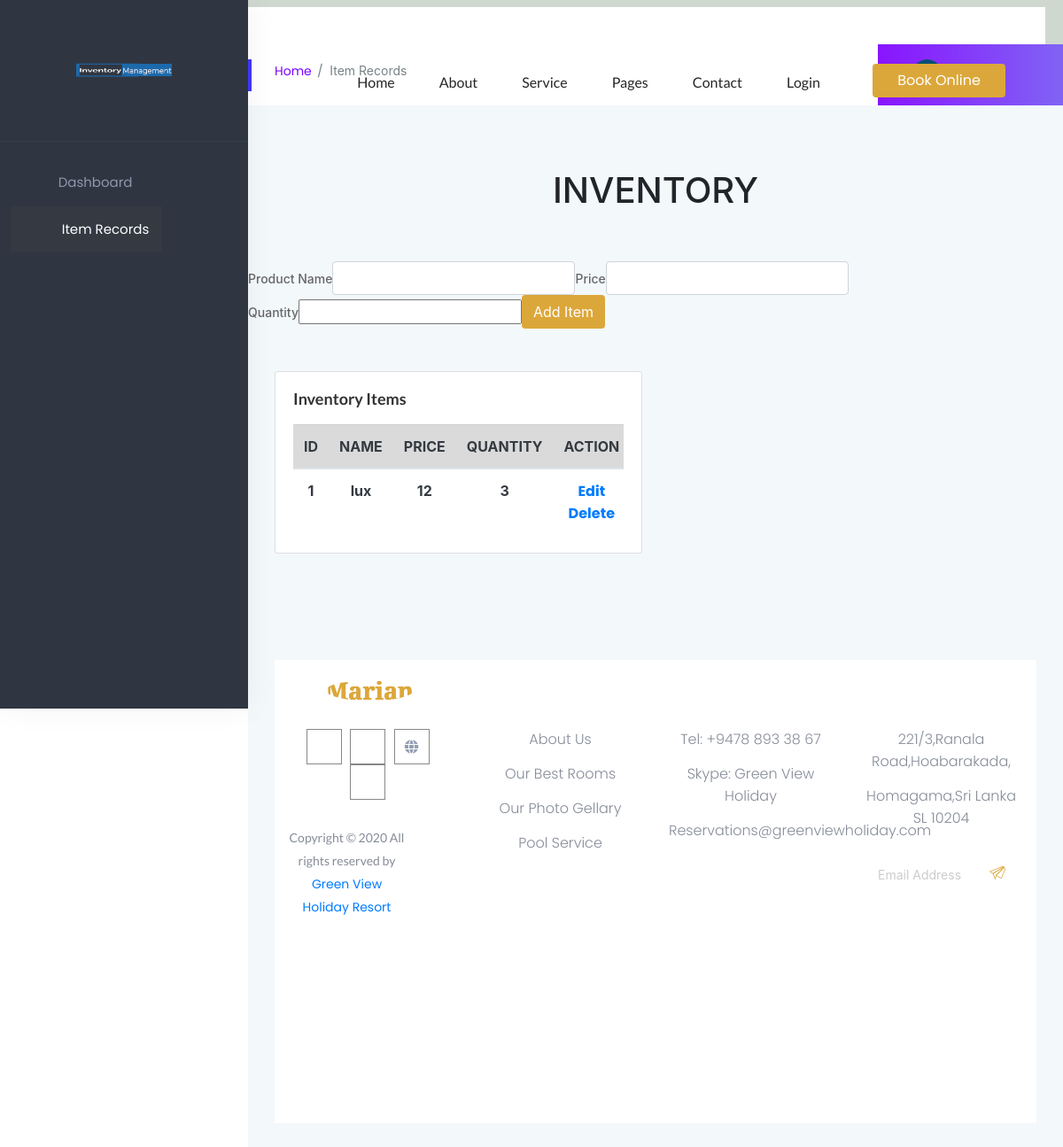
The page /InventoryManagement/table.php (signed in) on the database its author committed.
### tables this page shows
CREATE TABLE `product` (
  `product_id` int(20) NOT NULL,
  `product_name` varchar(30) NOT NULL,
  `price` float NOT NULL,
  `quantity` int(10) NOT NULL
);

### InventoryManagement/table.php (the view, shortened to what this page needs)
<!doctype html>
<html class="no-js" lang="en">
<head>
<head>
    <link rel="stylesheet" href="assets/css/bootstrap.min.css">
    <link rel="stylesheet" href="assets/css/owl.carousel.min.css">
    <link rel="stylesheet" href="assets/css/gijgo.css">
    <link rel="stylesheet" href="assets/css/slicknav.css">
    <link rel="stylesheet" href="assets/css/animate.min.css">
    <link rel="stylesheet" href="assets/css/magnific-popup.css">
    <link rel="stylesheet" href="assets/css/fontawesome-all.min.css">
    <link rel="stylesheet" href="assets/css/themify-icons.css">
    <link rel="stylesheet" href="assets/css/themify-icons.css">
    <link rel="stylesheet" href="assets/css/slick.css">
    <link rel="stylesheet" href="assets/css/nice-select.css">
    <link rel="stylesheet" href="assets/css/style.css">
    <link rel="stylesheet" href="assets/css/responsive.css">
</head>
    <link rel="stylesheet" href="assets/css/bootstrap.min.css">
    <link rel="stylesheet" href="assets/css/font-awesome.min.css">
    <link rel="stylesheet" href="assets/css/themify-icons.css">
    <link rel="stylesheet" href="assets/css/metisMenu.css">
    <link rel="stylesheet" href="assets/css/owl.carousel.min.css">
    <link rel="stylesheet" href="assets/css/slicknav.min.css">
    <link rel="stylesheet" href="https://www.amcharts.com/lib/3/plugins/export/export.css" type="text/css" media="all" />
    <link rel="stylesheet" href="assets/css/typography.css">
    <link rel="stylesheet" href="assets/css/default-css.css">
    <link rel="stylesheet" href="assets/css/styles.css">
    <link rel="stylesheet" href="assets/css/responsive.css">
</head>
<body>
<header>
        <div class="header-area header-sticky">
            <div class="main-header ">
                <div class="container">
                    <div class="row align-items-center">
                        <div class="col-xl-2 col-lg-2">
                            <div class="logo">
                                <a href="index.html"><img src="assets/img/logo/logo.png" alt=""></a>
                            </div>
                        </div>
                        <div class="col-xl-8 col-lg-8">
                            <div class="main-menu f-right d-none d-lg-block">
                                <nav>
                                    <ul id="navigation">
                                        <li><a href="index.html">Home</a></li>
                                        <li><a href="about.html">About</a></li>
                                        <li><a href="services.html">Service</a></li>
                                        <li>
                                            <a href="#">Pages</a>
                                        </li>
                                        <li><a href="contact.html">Contact</a></li>
                                        <li>
                                            <a href="###">Login</a>
                                        </li>
                                    </ul>
                                </nav>
                            </div>
                        </div>
                        <div class="col-xl-2 col-lg-2">
                            <div class="header-btn">
                                <a href="#" class="btn btn1 d-none d-lg-block ">Book Online</a>
                            </div>
                        </div>
                        <div class="col-12">
                        </div>
                    </div>
                </div>
            </div>
        </div>
    </header>
    <div class="page-container">
        <div class="sidebar-menu">
            <div class="sidebar-header">
                <div class="logo">
                    <a href="index.php"><img src="assets/images/icon/logo.png" alt="logo"></a>
                </div>
            </div>
            <div class="main-menu">
                <div class="menu-inner">
                    <nav>
                        <ul class="metismenu" id="menu">
                            <li>
                                <a href="index.php" aria-expanded="true"><i class="ti-dashboard"></i><span>dashboard</span></a>
                            </li>
                            <li class="active">
                                <a href="table.php" aria-expanded="true"><i class="fa fa-table"></i>
                                    <span>Item Records</span></a>
                            </li>
                        </ul>
                    </nav>
                </div>
            </div>
        </div>
        <div class="main-content">
            <div class="page-title-area">
                <div class="row align-items-center">
                    <div class="col-sm-6">
                        <div class="breadcrumbs-area clearfix">
                            <ul class="breadcrumbs pull-left">
                                <li><a href="index.php">Home</a></li>
                                <li><span>Item Records</span></li>
                            </ul>
                        </div>
                    </div>
                    <div class="col-sm-6 clearfix">
                        <div class="user-profile pull-right">
                            <h4 class="user-name dropdown-toggle" data-toggle="dropdown"><?php echo $_SESSION['username']; ?> <i class="fa fa-angle-down"></i></h4>
                        </div>
                    </div>
                </div>
            </div>
            <div>
            <br><br><br>
     <h1 style="text-align:center">INVENTORY</h1>
     <br><br>
            <body>
<form method="POST" class="form-inline" action="additem.php">
<div class="form-group">
    <label for="name">Product Name</label>
    <input type="text" class="form-control" name="product_name">
    <br>
  </div>
  <div class="form-group">
    <label for="name">Price</label>
    <input type="text" class="form-control" name="price">
  </div>
  <div class="form-group">
        <label for="name">Quantity</label>
        <input type="number" name="quant" id="quant" min="1" max="">
    </div>
  <button type="submit" class="btn btn-default" name="add">Add item</button>
</form>
</body>
            <div class="main-content-inner">
                <div class="row">
                    <div class="col-lg-6 mt-5">
                        <div class="card">
                            <div class="card-body">
                                <h4 class="header-title">Inventory Items</h4>
                                <div class="single-table">
                                    <div class="table-responsive">
                                        <table class="table text-dark text-center">
                                            <thead class="text-uppercase">
                                                <tr class="table-active">
                                                    <th scope="col">ID</th>
                                                    <th scope="col">Name</th>
                                                    <th scope="col">Price</th>
                                                    <th scope="col">Quantity</th>
													 <th scope="col">Action</th>
                                                </tr>
                                            </thead>
                                            </body>
			<?php
               $conn = new mysqli("localhost","root","","inventorymanagement");
               $sql = "SELECT * FROM product";
               $result = $conn->query($sql);
					$count=0;
               if ($result -> num_rows >  0) {
                 while ($row = $result->fetch_assoc())
				 {
					  $count=$count+1;
                   ?>
                   <tr>
                    <th><?php echo $count ?></th>
                      <th><?php echo $row["product_name"] ?></th>
                      <th><?php echo $row["price"]  ?></th>
                      <th><?php echo $row["quantity"]  ?></th>
					  <th> <a href="up"Edit</a><a href="edit.php?id=<?php echo $row["product_id"] ?>">Edit</a> <a href="up"Edit</a><a href="delete.php?id=<?php echo $row["product_id"] ?>">Delete</a></th>
                    </tr>
            <?php
                 }
               }
            ?>
<html>
<head>
	<link rel="stylesheet" type="text/css" href="style.css">
	<link rel="stylesheet" href="https://maxcdn.bootstrapcdn.com/bootstrap/4.0.0-alpha.6/css/bootstrap.min.css">
</head>
</html>
    <br><br><br><br><br>
    <footer>
        <div class="footer-area black-bg footer-padding">
            <div class="container">
                <div class="row d-flex justify-content-between">
                    <div class="col-xl-3 col-lg-3 col-md-4 col-sm-6">
                        <div class="single-footer-caption mb-30">
                            <div class="footer-logo">
                                <a href="index.html"><img src="assets/img/logo/logo2_footer.png" alt=""></a>
                            </div>
                            <div class="footer-social footer-social2">
                                <a href="#"><i class="fab fa-facebook-f"></i></a>
                                <a href="#"><i class="fab fa-twitter"></i></a>
                                <a href="#"><i class="fas fa-globe"></i></a>
                                <a href="#"><i class="fab fa-behance"></i></a>
                            </div>
                            <div class="footer-pera">
                                <p>
                                    Copyright &copy;
                                    <script>document.write(new Date().getFullYear());</script> All rights reserved by <a href="###" target="_blank">Green View Holiday Resort</a>
                                </p>
                            </div>
                        </div>
                    </div>
                    <div class="col-xl-3 col-lg-3 col-md-3 col-sm-5">
                        <div class="single-footer-caption mb-30">
                            <div class="footer-tittle">
                                <h4>Quick Links</h4>
                                <ul>
                                    <li><a href="about.html">About Us</a></li>
                                    <li><a href="rooms.html">Our Best Rooms</a></li>
                                    <li><a href="#">Our Photo Gellary</a></li>
                                    <li><a href="services.html">Pool Service</a></li>
                                </ul>
                            </div>
                        </div>
                    </div>
                    <div class="col-xl-3 col-lg-3 col-md-3 col-sm-3">
                        <div class="single-footer-caption mb-30">
                            <div class="footer-tittle">
                                <h4>Reservations</h4>
                                <ul>
                                    <li><a href="#">Tel: +9478 893 38 67</a></li>
                                    <li><a href="#">Skype: Green View Holiday</a></li>
                                    <li><a href="#">Reservations@greenviewholiday.com</a></li>
                                </ul>
                            </div>
                        </div>
                    </div>
                    <div class="col-xl-3 col-lg-3 col-md-4  col-sm-5">
                        <div class="single-footer-caption mb-30">
                            <div class="footer-tittle">
                                <h4>Our Location</h4>
                                <ul>
                                    <li><a href="#">221/3,Ranala Road,Hoabarakada,</a></li>
                                    <li><a href="#">Homagama,Sri Lanka SL 10204</a></li>
                                </ul>
                                <div class="footer-form">
                                    <div id="mc_embed_signup">
                                        <form target="_blank" action="https://spondonit.us12.list-manage.com/subscribe/post?u=1462626880ade1ac87bd9c93a&amp;id=92a4423d01"
                                              method="get" class="subscribe_form relative mail_part">
                                            <input type="email" name="email" id="newsletter-form-email" placeholder="Email Address"
                                                   class="placeholder hide-on-focus" onfocus="this.placeholder = ''"
                                                   onblur="this.placeholder = ' Email Address '">
                                            <div class="form-icon">
                                                <button type="submit" name="submit" id="newsletter-submit"
                                                        class="email_icon newsletter-submit button-contactForm">
                                                    <img src="assets/img/logo/form-iocn.jpg" alt="">
                                                </button>
                                            </div>
                                            <div class="mt-10 info"></div>
                                        </form>
                                    </div>
                                </div>
                            </div>
                        </div>
                    </div>
                </div>
            </div>
        </div>
    </footer>
</body>
</html>

### rows shown on the page
product: product_name "lux", price "12", quantity "3"
